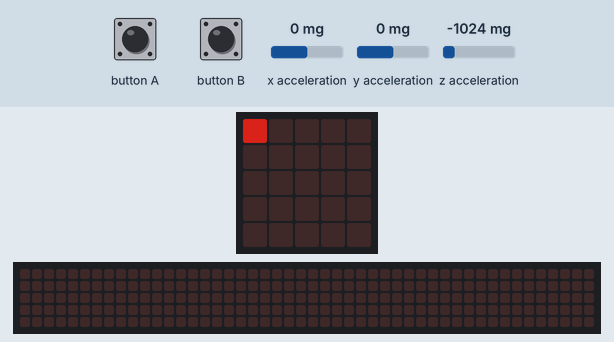
This program was run on a simulated BBC micro:bit running MicroPython. On the bench: the board's 5×5 LED display, a strip that is not on the board, showing the scrolling text unrolled. Inputs (shaded band) come from the test bench; at power-on: x acceleration 0 mg, y acceleration 0 mg, z acceleration -1024 mg. Dim RGB values are drawn brighter than linear; the 48×5 strip is a reading aid, not a part: it shows the text the display is scrolling, unrolled, one strip-width of it at a time.

Above: at 1.2 s.
1.3 s: button B pressed for 0.15 s
At 1.67 s:
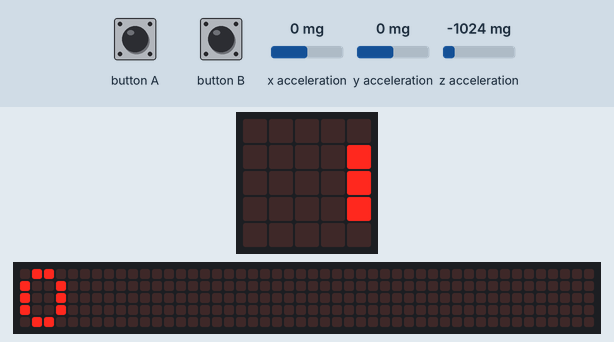
2.0 s: button A pressed for 0.15 s
2.7 s: button B pressed for 1 s
4.3 s: x acceleration set to -1440 mg
At 6.0 s:
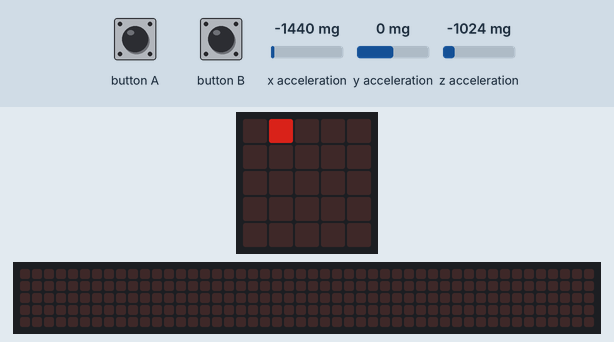
7.1 s: y acceleration set to -1440 mg
At 8.4 s:
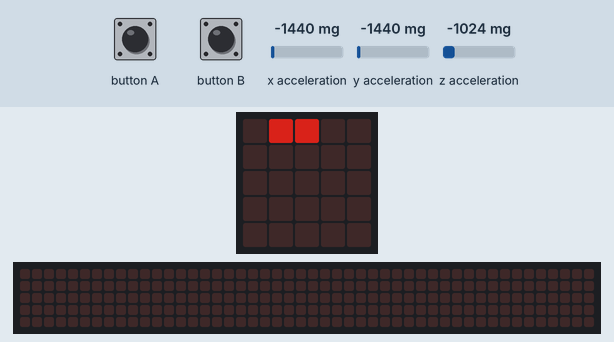
8.7 s: z acceleration set to -1440 mg
At 9.8 s:
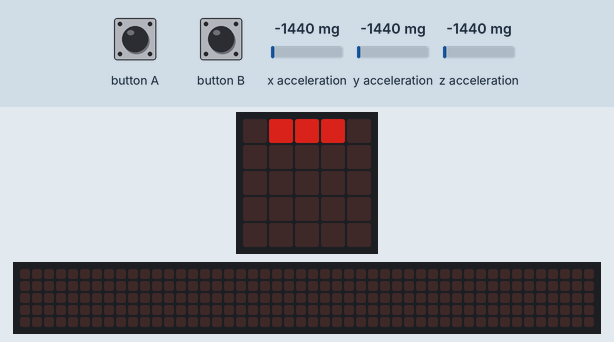
Timing chart, 0 to 11.3 s (numbered marks = the images above; inputs shaded):
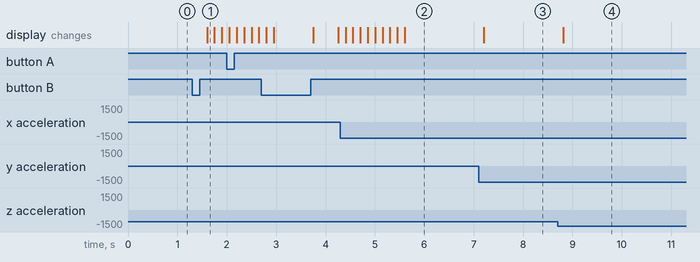

The program:

pedometer.py
```python
from microbit import *
# import music

n = 0
x = 0
y = 0
z = 0
delta = 150
pitch = 1760
mode_on = False


def pix(n):
    i = n % 25
    brightness = (((n // 25) + 1) % 2) * 5
    display.set_pixel(i % 5, i // 5, brightness)


def check(x, y, z):
    detected = False
    xa = accelerometer.get_x()
    ya = accelerometer.get_y()
    za = accelerometer.get_z()

    if abs(x - xa) > delta or abs(y - ya) > delta or abs(z - za) > delta:
        detected = True
    return (detected, xa, ya, za)


while(True):
    pix(n)
    sleep(800)
    if button_a.was_pressed():
        mode_on = not mode_on
        if mode_on:
            display.show('+')
        if not mode_on:
            display.show('-')
        sleep(500)
        display.clear()
    if button_b.was_pressed():
        display.scroll(str(n))
    (moved, x, y, z) = check(x, y, z)
    if mode_on and moved:  # or button_a.was_pressed():
        n += 1
        # music.pitch(int(pitch), 80)
```

Measured:
- after the input at 1.3 s, the display: changes after 0.30 s (image 1)
- after the input at 4.3 s, the display: first differs from a run without the input after 1.3 s (image 2)
- after the input at 7.1 s, the display: changes after 0.11 s (image 3)
- after the input at 8.7 s, the display: changes after 0.11 s (image 4)
